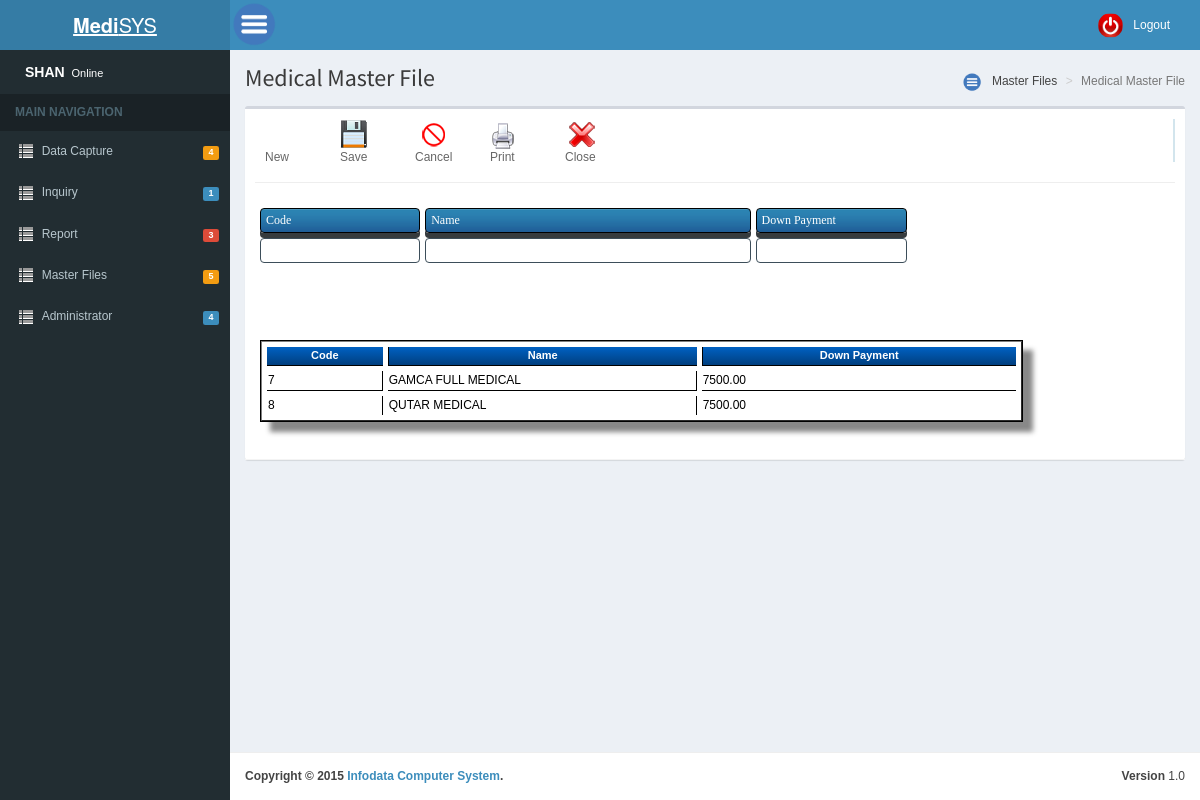
Screenshot of /medical_mast.php with the database file from the repository.
### tables this page shows
CREATE TABLE IF NOT EXISTS `tremas` (
  `TCODE` int(11) NOT NULL DEFAULT '0',
  `TDESCRIPT` varchar(50) DEFAULT NULL,
  `TAMOUNT` decimal(20,2) DEFAULT NULL
);

### medical_mast_details.php (the view, shortened to what this page needs)
<link media="screen" rel="stylesheet" type="text/css" href="css/admin_min.css"  />
<link rel="stylesheet" href="css/table_min.css" type="text/css"/>
<link rel="stylesheet" type="text/css" media="all" href="css/jsDatePick_ltr.min.css" />
<section id="main" class="column" >
<div id="maindiv" >
<div class="sct_right">
												<ul class="dashboard_menu">
													<li><a class="d2" onClick="new_inv();" ><span>New</span></a></li>
										            <li><a class="d4" onClick="save_inv();"><span>Save</span></a></li>
													<li><a class="d5" onClick="cancel_inv();" ><span>Cancel</span></a></li>
													<li><a class="d6" onClick="print_inv();"><span>Print</span></a></li>
													<li><a class="d8" onclick="close_form();"><span>Close</span></a></li>
												</ul>
											</div>
      <hr />
<form name="form1" id="form1">
  <table width="100%" border="0"  class=\"form-matrix-table\">
  <tr>
    <td width="18%"><input type="text"  class="label_purchase" value="Code" disabled/></td>
    <td width="18%" colspan="2"><input type="text"  class="label_purchase" value="Name" disabled="disabled"/></td>
    <td width="17%"><input type="text"  class="label_purchase" value="Down Payment" disabled="disabled"/></td>
    <td width="29%">&nbsp;</td>
  </tr>
  <tr>
    <td><input type="text" class="text_purchase3"  id="code" name="code" onkeypress="keyset('class', event);" /></td>
    <td width="18%" colspan="2"><input type="text" class="text_purchase3"  id="name" name="name" /></td>
    <td><input type="text" class="text_purchase3"  id="down_pay" name="down_pay" onkeypress="keyset('class', event);" onkeyup="ajax_showOptionsfname(this,'getCountriesByLetters',event,'ajax-list-brand.php');" onblur="setbrand();"/></td>
    <td>&nbsp;</td>
  </tr>
  <tr>
    <td>&nbsp;</td>
    <td>&nbsp;</td>
    <td width="18%">&nbsp;</td>
    <td>&nbsp;</td>
    <td>&nbsp;</td>
  </tr>
  <tr>
    <td>&nbsp;</td>
    <td colspan="3">&nbsp;</td>
    <td>&nbsp;</td>
  </tr>
  <tr>
    <td>&nbsp;</td>
    <td>&nbsp;</td>
    <td>&nbsp;</td>
    <td>&nbsp;</td>
    <td>&nbsp;</td>
  </tr>
  </table>
  <table width="84%" border="0">
  <tr>
	<td width="30%" colspan="9">
    <div class="CSSTableGenerator" id="itemdetails" >
<div id="bank_table">
                                        <table border="1" cellspacing="0">
                                        <?php
										include_once("connection.php");
										echo "<tr>
                              <td width=\"121\"  background=\"images/headingbg.gif\" ><font color=\"#FFFFFF\">Code</font></td>
                              <td width=\"424\"  background=\"images/headingbg.gif\"><font color=\"#FFFFFF\">Name</font></td>
							   <td width=\"424\"  background=\"images/headingbg.gif\"><font color=\"#FFFFFF\">Down Payment</font></td>
   							</tr>";
										$sql="select  TCODE    ,TDESCRIPT    ,TAMOUNT     from tremas ORDER BY TCODE";
										$result=mysql_query($sql, $dbinv);
										while ($row = mysql_fetch_array($result)){
											echo "<tr>
                                            	<td width=\"155\" onclick=\"med_mast_ass('".$row['TCODE']."', '".$row['TDESCRIPT']."', '".$row['TAMOUNT']."');\">".$row["TCODE"]."</td>
                                            	<td width=\"155\" onclick=\"med_mast_ass('".$row['TCODE']."', '".$row['TDESCRIPT']."', '".$row['TAMOUNT']."');\">".$row["TDESCRIPT"]."</td>
                                           		<td width=\"435\" onclick=\"med_mast_ass('".$row['TCODE']."', '".$row['TDESCRIPT']."', '".$row['TAMOUNT']."');\">".$row["TAMOUNT"]."</td>";
												echo "</tr>";
										}
										?>
                                        </table>
                                      </div>   </div>                                                 		</td>
                                                		</tr>
  <tr>
    <td width="10%">&nbsp;</td>
    <td width="20%">&nbsp;</td>
    <td width="10%">&nbsp;</td>
    <td width="10%">&nbsp;</td>
    <td width="10%">&nbsp;</td>
    </tr>
</table>
</form>
    </div>
                        </section>

### css/table_min.css (style rules this page uses)
.CSSTableGenerator { margin:0px;padding:0px; width:100%; box-shadow: 10px 10px 5px #888888; border:1px solid #000000; -moz-border-radius-bottomleft:0px; -webkit-border-bottom-left-radius:0px; border-bottom-left-radius:0px; -moz-border-radius-bottomright:0px; -webkit-border-bottom-right-radius:0px; border-bottom-right-radius:0px; -moz-border-radius-topright:0px; -webkit-border-top-right-radius:0px; border-top-right-radius:0px; -moz-border-radius-topleft:0px; -webkit-border-top-left-radius:0px; border-top-left-radius:0px; }
.CSSTableGenerator table { width:100%; height:100%; margin:0px;padding:0px; text-shadow:none; }
.CSSTableGenerator tr:last-child td:last-child { -moz-border-radius-bottomright:0px; -webkit-border-bottom-right-radius:0px; border-bottom-right-radius:0px; }
.CSSTableGenerator table tr:first-child td:first-child { -moz-border-radius-topleft:0px; -webkit-border-top-left-radius:0px; border-top-left-radius:0px; }
.CSSTableGenerator table tr:first-child td:last-child { -moz-border-radius-topright:0px; -webkit-border-top-right-radius:0px; border-top-right-radius:0px; }
.CSSTableGenerator tr:last-child td:first-child { -moz-border-radius-bottomleft:0px; -webkit-border-bottom-left-radius:0px; border-bottom-left-radius:0px; }
.CSSTableGenerator td { vertical-align:middle; border:1px solid #000000; border-width:0px 1px 1px 0px; cursor:pointer; padding:1px; font-size:12px; font-family:Arial; font-weight:normal; color:#000000; }
.CSSTableGenerator tr:last-child td { border-width:0px 1px 0px 0px; }
.CSSTableGenerator tr td:last-child { border-width:0px 0px 1px 0px; }
.CSSTableGenerator tr:last-child td:last-child { border-width:0px 0px 0px 0px; }
.CSSTableGenerator tr:first-child td { background:-o-linear-gradient(bottom, #005fbf 5%, #003f7f 100%); background:-webkit-gradient( linear, left top, left bottom, color-stop(0.05, #005fbf), color-stop(1, #003f7f) ); background:-moz-linear-gradient( center top, #435662 5%, #435662 100% ); filter:progid:DXImageTransform.Microsoft.gradient(startColorstr="#005fbf", endColorstr="#003f7f"); background: -o-linear-gradient(top,#005fbf,003f7f); background-color:#005fbf; border:0px solid #000000; text-align:center; border-width:0px 0px 1px 1px; font-size:11px; font-family:Arial; font-weight:bold; color:#ffffff; }
.CSSTableGenerator tr:first-child td:first-child { border-width:0px 0px 1px 0px; }
.CSSTableGenerator tr:first-child td:last-child { border-width:0px 0px 1px 1px; }

### css/general.css (style rules this page uses)
html, body { margin: 0; padding: 0; height: 100%; }
body { font-family: Arial; font-size: 12px; color: #3a3a3a; }
table { border-collapse:inherit ; border-spacing: 5px; }
.sct_right { background: url(layout/site/sct_left_right.gif) repeat-y right top; }
.dashboard_menu { margin: 0; padding: 0px; width: 100%; overflow: hidden; margin: 0 0 0px 0; position: relative; top: 0; left: 0; z-index: 1; }
.dashboard_menu li { list-style: none; margin: 0; padding: 0; width: 60px; height: 42px; float: left; margin: 0 15px 1px 0; padding-right:20px; }
.dashboard_menu a { display: block; width: 100%; height: 100%; background-repeat: no-repeat; padding-left:7px; color: #666; }
.dashboard_menu span { display: block; padding:30px 0px 0px 0; font-size: 12px; text-align: left; padding-left:3px; }
.d2 { background-image:url(layout/site/dasboard_icons/d2.gif); cursor:pointer; }
.d4 { background-image:url(layout/site/dasboard_icons/123.gif); cursor:pointer; }
.d5 { background-image:url(layout/site/dasboard_icons/cancel.png); cursor:pointer; }
.d6 { background-image:url(layout/site/dasboard_icons/print_printer.png); cursor:pointer; }
.d8 { background-image:url(layout/site/dasboard_icons/close.png); cursor:pointer; }
.label_purchase { height:25px; font-family: "Trebuchet MS"; color: #FFF; font-size:12px; background: url(../images/blueBtn1.png) repeat; width: 100%; padding: 2px 5px; border: 1px solid #000; -webkit-box-sizing: border-box; -moz-box-sizing: border-box; -ms-box-sizing: border-box; box-sizing: border-box; -moz-box-shadow: 0 5px 0 #363B3E; -webkit-box-shadow: 0 5px 0 #363B3E; -moz-border-radius:4px; -webkit-border-radius:4px; border-radius:4px; }
.text_purchase3 { width:100%; height:25px; font-family: "Trebuchet MS"; color:#00F; font-size:14px; background: none; padding: 2px 1px; border: 1px solid #3d4e5a; -webkit-box-sizing: border-box; -moz-box-sizing: border-box; -ms-box-sizing: border-box; box-sizing: border-box; -moz-border-radius:4px; -webkit-border-radius:4px; border-radius:4px; }

### medical_mast_details.php (style rules this page uses)
form { display:inline; }

### rows the page displays
tremas: TCODE "7", TDESCRIPT "GAMCA FULL MEDICAL", TAMOUNT "7500.00"
tremas: TCODE "8", TDESCRIPT "QUTAR MEDICAL", TAMOUNT "7500.00"
